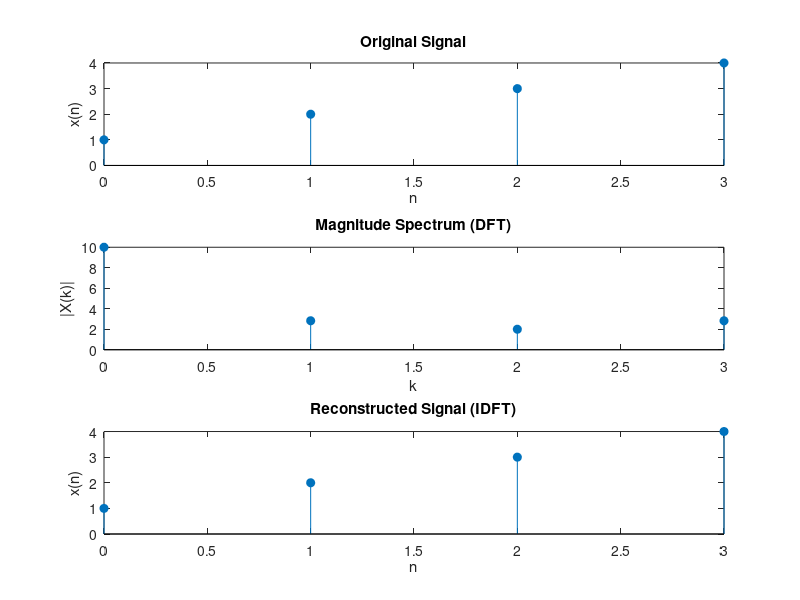

MATLAB code to generate this figure: (Note: this script raises an error after producing the figure.)
% Define the input signal
x = [1, 2, 3, 4];

% Compute the DFT
X = fft(x);

% Compute the IDFT
reconstructed_x = ifft(X);

% Plot the original signal
subplot(3, 1, 1);
stem(0:length(x)-1, x, 'filled');
xlabel('n');
ylabel('x(n)');
title('Original Signal');

% Plot the magnitude spectrum (DFT)
subplot(3, 1, 2);
stem(0:length(X)-1, abs(X), 'filled');
xlabel('k');
ylabel('|X(k)|');
title('Magnitude Spectrum (DFT)');

% Plot the reconstructed signal (IDFT)
subplot(3, 1, 3);
stem(0:length(reconstructed_x)-1, real(reconstructed_x), 'filled');
xlabel('n');
ylabel('x(n)');
title('Reconstructed Signal (IDFT)');

% Adjust the spacing between subplots
sgtitle('DFT and IDFT');
